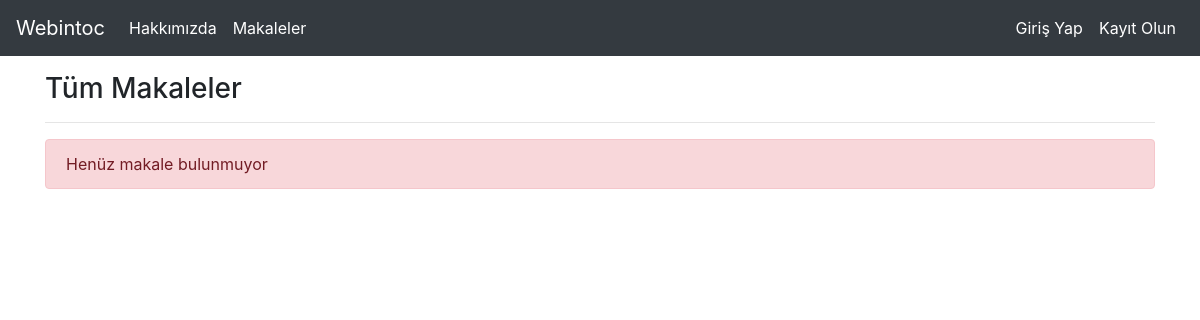
/articles, run on an earlier commit of the app's database.
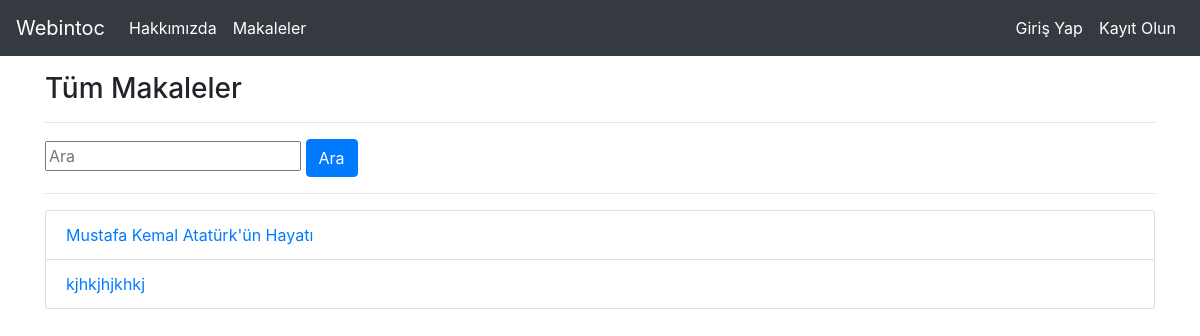
And on a later commit of the database.
### tables this page shows
CREATE TABLE "articles" (
    "id" INTEGER PRIMARY KEY AUTOINCREMENT,
    "title" TEXT,
    "author" TEXT,
    "content" TEXT,
    "created_date" TIMESTAMP DEFAULT (datetime('now', 'localtime'))
);

### webintoc.py (the view)
@app.route("/articles")
def articles():
    with sql.connect("webintoc.db") as con:
        cursor = con.cursor()
        sorgu = "SELECT * FROM articles"
        cursor.execute(sorgu)
        articles = cursor.fetchall()
    if articles:
        return render_template("articles.html", articles=articles)
    else:
        return render_template("articles.html")

### templates/articles.html
{% extends 'layout.html' %}
{% block body %}
    <h3>Tüm Makaleler</h3>
    <hr>
    {% if articles %}
    <form action="/search" method="POST">
        <input type="text" name="keyword" class="input-sm" maxlength="64" placeholder="Ara">
        <button type="submit" class="btn btn-primary">Ara</button>
    </form>
    <hr>
        <ul class="list-group">
            {% for article in articles %}
                <li class="list-group-item"><a href="/article/{{article[0]}}">{{ article[1] }}</a></li>
            {% endfor %}
        </ul>
    {% else %}
        <div class="alert alert-danger">Henüz makale bulunmuyor</div>
    {% endif %}
{% endblock %}

What changed in the data, as far as the page shows it:
added articles: title "Mustafa Kemal Atatürk'ün Hayatı"
added articles: title "kjhkjhjkhkj"
Also different on the page:
text no longer shown: "Henüz makale bulunmuyor"
text now shown: "Ara"
